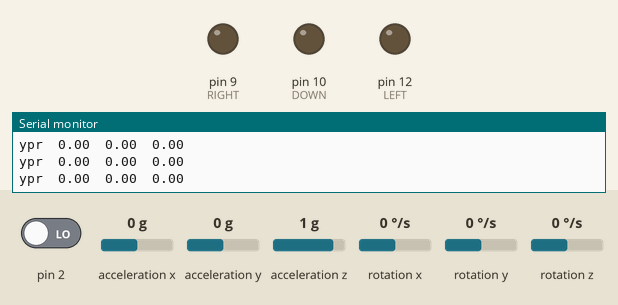
Bench run of a sketch on a simulated Arduino Uno, built with avr-gcc and run on an emulated ATmega328P. Parts: output pins drawn as LEDs (lit = HIGH), the last lines printed to the serial monitor. Dashed ring = blinking. The test bench sets the inputs (shaded band); at power-on: acceleration x 0 g, acceleration y 0 g, pin 2 LOW, acceleration z 1 g, rotation x 0 °/s, rotation y 0 °/s, rotation z 0 °/s. The sensor or clock chip raises its interrupt line as the real part does.

Above: at 1.7 s.
1.8 s: acceleration x set to -0.3 g
At 1.97 s:
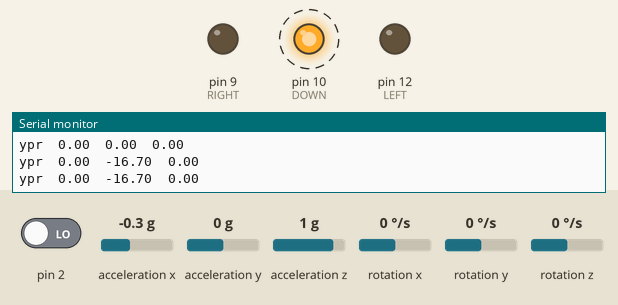
4.8 s: acceleration y set to -0.3 g
At 4.95 s:
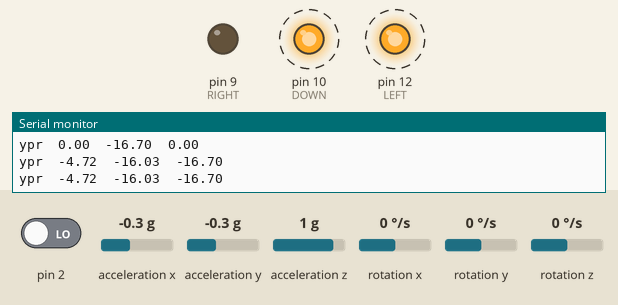
7.8 s: acceleration x set to 0 g
At 8.06 s:
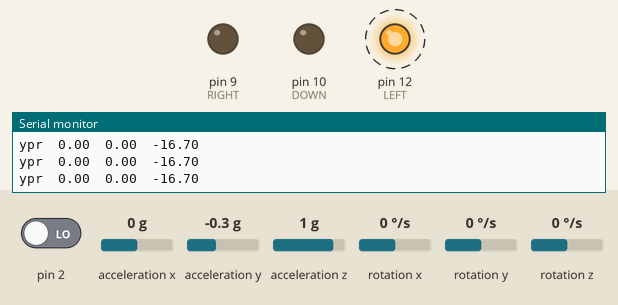
10.8 s: acceleration y set to 0.8 g
At 11.04 s:
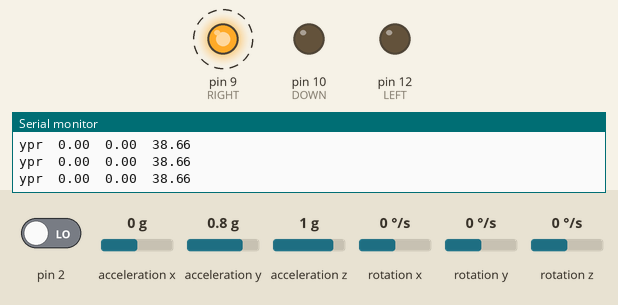
13.8 s: acceleration x set to -1.4 g
At 14.03 s:
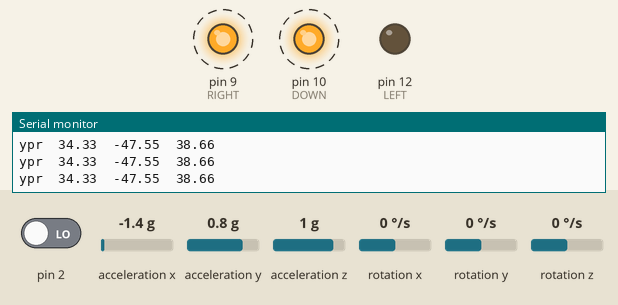
16.8 s: acceleration x set to 0.8 g
At 17.02 s:
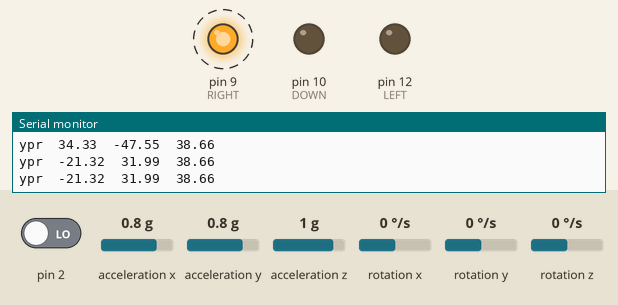
Timing chart, 0 to 20.8 s (numbered marks = the images above; inputs shaded):
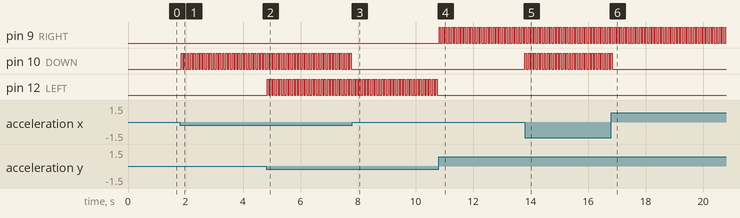

The sketch:

accel_w_lights.ino
```cpp
// I2Cdev and MPU6050 must be installed as libraries, or else the .cpp/.h files
// for both classes must be in the include path of your project
#include "I2Cdev.h"

#include "MPU6050_6Axis_MotionApps20.h"
//#include "MPU6050.h" // not necessary if using MotionApps include file

// Arduino Wire library is required if I2Cdev I2CDEV_ARDUINO_WIRE implementation
// is used in I2Cdev.h
#if I2CDEV_IMPLEMENTATION == I2CDEV_ARDUINO_WIRE
    #include "Wire.h"
#endif

// class default I2C address is 0x68
// specific I2C addresses may be passed as a parameter here
// AD0 low = 0x68 (default for SparkFun breakout and InvenSense evaluation board)
// AD0 high = 0x69
MPU6050 mpu;
//MPU6050 mpu(0x69); // <-- use for AD0 high

// MPU control/status vars
bool dmpReady = false;  // set true if DMP init was successful
uint8_t mpuIntStatus;   // holds actual interrupt status byte from MPU
uint8_t devStatus;      // return status after each device operation (0 = success, !0 = error)
uint16_t packetSize;    // expected DMP packet size (default is 42 bytes)
uint16_t fifoCount;     // count of all bytes currently in FIFO
uint8_t fifoBuffer[64]; // FIFO storage buffer

// orientation/motion vars
Quaternion q;           // [w, x, y, z]         quaternion container
VectorFloat gravity;    // [x, y, z]            gravity vector
float ypr[3];           // [yaw, pitch, roll]   yaw/pitch/roll container and gravity vector

volatile bool mpuInterrupt = false;     // indicates whether MPU interrupt pin has gone high
void dmpDataReady() {
    mpuInterrupt = true;
}

//set LED pins
#define DOWN 10
#define UP 11
#define RIGHT 9
#define LEFT 12

//turn all LEDs off
void off(){
  digitalWrite(DOWN, LOW);
  digitalWrite(UP, LOW);
  digitalWrite(RIGHT, LOW);
  digitalWrite(LEFT, LOW);

  delay(50);
}

void setup() {
  // join I2C bus (I2Cdev library doesn't do this automatically)
    #if I2CDEV_IMPLEMENTATION == I2CDEV_ARDUINO_WIRE
        Wire.begin();
        TWBR = 24; // 400kHz I2C clock (200kHz if CPU is 8MHz)
    #elif I2CDEV_IMPLEMENTATION == I2CDEV_BUILTIN_FASTWIRE
        Fastwire::setup(400, true);
    #endif

    Serial.begin(115200);
    while (!Serial) // wait for Leonardo enumeration, others continue immediately

    // initialize device
    Serial.println(F("Initializing I2C devices..."));
    mpu.initialize();

    // verify connection
    Serial.println(F("Testing device connections..."));
    Serial.println(mpu.testConnection() ? F("MPU6050 connection successful") : F("MPU6050 connection failed"));

    // load and configure the DMP
    Serial.println(F("Initializing DMP..."));
    devStatus = mpu.dmpInitialize();

    // supply your own gyro offsets here, scaled for min sensitivity
    mpu.setXGyroOffset(220);
    mpu.setYGyroOffset(76);
    mpu.setZGyroOffset(-85);
    mpu.setZAccelOffset(1788); // 1688 factory default for my test chip

    // make sure it worked (returns 0 if so)
    if (devStatus == 0) {
        // turn on the DMP, now that it's ready
        Serial.println(F("Enabling DMP..."));
        mpu.setDMPEnabled(true);

        // enable Arduino interrupt detection
        Serial.println(F("Enabling interrupt detection (Arduino external interrupt 0)..."));
        attachInterrupt(0, dmpDataReady, RISING);
        mpuIntStatus = mpu.getIntStatus();

        // set our DMP Ready flag so the main loop() function knows it's okay to use it
        Serial.println(F("DMP ready! Waiting for first interrupt..."));
        dmpReady = true;

        // get expected DMP packet size for later comparison
        packetSize = mpu.dmpGetFIFOPacketSize();
    } else {
        // ERROR!
        // 1 = initial memory load failed
        // 2 = DMP configuration updates failed
        // (if it's going to break, usually the code will be 1)
        Serial.print(F("DMP Initialization failed (code "));
        Serial.print(devStatus);
        Serial.println(F(")"));
    }

    //configure LED for output
    pinMode(DOWN, OUTPUT);
    pinMode(LEFT, OUTPUT);
    pinMode(RIGHT, OUTPUT);
    pinMode(LEFT, OUTPUT);

}

void loop() {
  // if programming failed, don't try to do anything
    if (!dmpReady) return;

    // wait for MPU interrupt or extra packet(s) available
    while (!mpuInterrupt && fifoCount < packetSize) {
        // other program behavior stuff here
        // .
        // .
        // .
        // if you are really paranoid you can frequently test in between other
        // stuff to see if mpuInterrupt is true, and if so, "break;" from the
        // while() loop to immediately process the MPU data
        // .
        // .
        // .
    }

    // reset interrupt flag and get INT_STATUS byte
    mpuInterrupt = false;
    mpuIntStatus = mpu.getIntStatus();

    // get current FIFO count
    fifoCount = mpu.getFIFOCount();

    // check for overflow (this should never happen unless our code is too inefficient)
    if ((mpuIntStatus & 0x10) || fifoCount == 1024) {
        // reset so we can continue cleanly
        mpu.resetFIFO();
        Serial.println(F("FIFO overflow!"));

    // otherwise, check for DMP data ready interrupt (this should happen frequently)
    } else if (mpuIntStatus & 0x02) {
        // wait for correct available data length, should be a VERY short wait
        while (fifoCount < packetSize) fifoCount = mpu.getFIFOCount();

        // read a packet from FIFO
        mpu.getFIFOBytes(fifoBuffer, packetSize);
        mpu.resetFIFO();

        // track FIFO count here in case there is > 1 packet available
        // (this lets us immediately read more without waiting for an interrupt)
        fifoCount -= packetSize;

        //OUTPUT_READABLE_YAWPITCHROLL
        // display Euler angles in degrees
        mpu.dmpGetQuaternion(&q, fifoBuffer);
        mpu.dmpGetGravity(&gravity, &q);

        //above two functions get values for this function
        mpu.dmpGetYawPitchRoll(ypr, &q, &gravity);

        //store variables in var
        float yaw = ypr[0] * 180/M_PI;
        float pitch = ypr[1] * 180/M_PI;
        float roll = ypr[2] * 180/M_PI;

        //print pitch roll yaw
        Serial.print("ypr\t");
        Serial.print(yaw);
        Serial.print("\t");
        Serial.print(pitch);
        Serial.print("\t");
        Serial.println(roll);

        //flash lights based on pitch and roll
        if(pitch > 10){
          digitalWrite(UP, HIGH);
        } else if(pitch < -10){
          digitalWrite(DOWN, HIGH);
        }

        if(roll > 10){
          digitalWrite(RIGHT, HIGH);
        } else if(roll < -10){
          digitalWrite(LEFT, HIGH);
        }

        delay(50);
        //turn off lights to flash
        off();

    }

}
```

Measured:
- the behaviour switches between -0.1 and -0.2 g on acceleration x (found by bisection; images 0 and 1)
- the behaviour switches between -0.1 and -0.2 g on acceleration y (found by bisection; images 1 and 2)
- after the input at 1.8 s, pin 10 (DOWN): alternates HIGH for 0.05 s and LOW for 0.06 s, starting after 0.05 s
- after the input at 4.8 s, pin 12 (LEFT): alternates HIGH for 0.05 s and LOW for 0.06 s, starting at once
- after the input at 7.8 s, pin 10 (DOWN): stops changing and stays LOW
- after the input at 10.8 s, pin 9 (RIGHT): alternates HIGH for 0.05 s and LOW for 0.06 s, starting at once; pin 12 (LEFT): stops changing and stays LOW
- after the input at 13.8 s, pin 10 (DOWN): alternates HIGH for 0.05 s and LOW for 0.06 s, starting at once
- after the input at 16.8 s, pin 10 (DOWN): goes on until 16.8 s, then stays LOW
